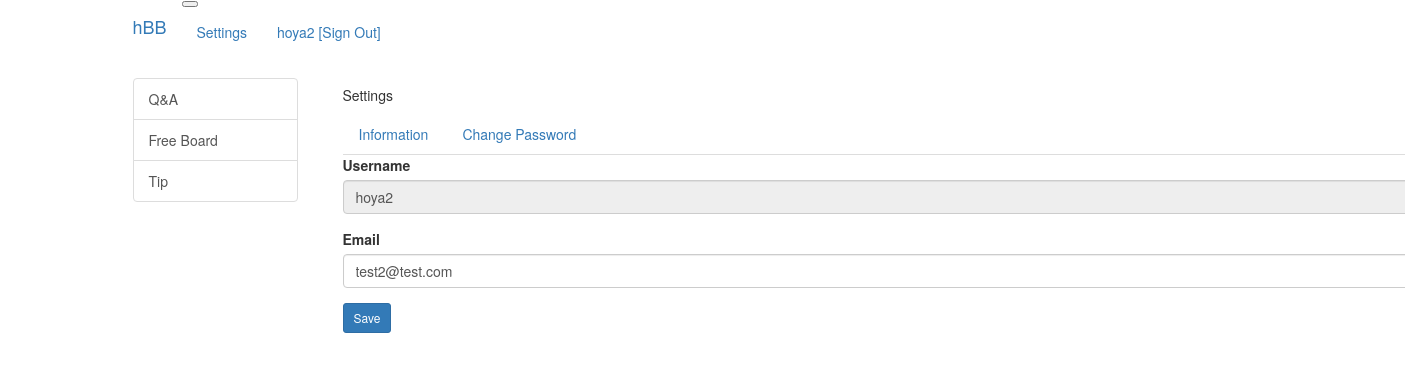
Screenshot of /common/settings/base (signed in) with the database file from the repository.
### src/models/user.py (models this page shows)
class UserModel(db.Model):
    id = db.Column(db.Integer, primary_key=True)
    username = db.Column(db.String(150), unique=True, nullable=False)
    password = db.Column(db.String(200), nullable=False)
    email = db.Column(db.String(120), unique=True, nullable=False)

### src/views/common_views.py (the view)
@bp.route("/base", methods=["GET", "POST"])
def base():
    user = UserModel.query.filter(UserModel.username == g.user.username).first()
    if request.method == "POST":
        form = BaseForm()
        if form.validate_on_submit():
            form.populate_obj(user)
            db.session.commit()
            flash("Successfully changed", "info")
            return redirect(url_for("common.base"))
    else:
        form = BaseForm(obj=user)
    return render_template("common/settings.html", tabs="base", form=form)

### src/forms.py
class BaseForm(FlaskForm):
    username = StringField(
        "Username", validators=[DataRequired(), Length(min=3, max=25)]
    )
    email = EmailField("Email", validators=[DataRequired(), Email()])

### src/views/account_views.py (called while the page is built)
@bp.before_app_request
def load_signed_in_user():
    user_id = session.get("user_id")
    if user_id is None:
        g.user = None
    else:
        g.user = UserModel.query.get(user_id)

### src/templates/common/settings.html (shortened to what this page needs)
{% extends "base.html" %}
{% block content %}
<div class="container py-2">
    <h5 class="border-bottom pb-2 mb-3">Settings</h5>
    <ul class="nav nav-tabs">
        <li class="nav-item"><a href="{{ url_for('common.base') }}"
                class="nav-link {% if tabs == 'base' %}active{% endif %}">Information</a></li>
        <li class="nav-item"><a href="{{ url_for('common.password') }}"
                class="nav-link {% if tabs == 'password' %}active{% endif %}">Change Password</a></li>
    </ul>
    {% if tabs == 'base' %}
    <form action="{{ url_for('common.base') }}" method="post" class="post-form py-3">
        <div class="form-group mt-2">
            <label for="username">Username</label>
            <input type="text" name="username" id="username" class="form-control" readonly
                value="{{ form.username.data or '' }}">
        </div>
        <div class="form-group">
            <label for="email">Email</label>
            <input type="text" name="email" id="email" class="form-control" value="{{ form.email.data or '' }}">
        </div>
        <button type="submit" class="btn btn-sm btn-primary">Save</button>
    </form>
    {% endif %}
</div>
{% endblock %}

### src/templates/navbar.html (shortened to what this page needs)
<nav class="navbar navbar-expand-lg navbar-dark bg-dark">
    <div class="container">
        <a class="navbar-brand mr-2" href="{{ url_for('main.index') }}">hBB</a>
        <button class="navbar-toggler ml-auto" type="button" data-toggle="collapse" data-target="#navbarNav"
            aria-controls="navbarNav" aria-expanded="false" aria-label="Toggle navigation">
        </button>
        <div id="navbarNav" class="collapse navbar-collapse">
            {% if g.user %}
            <ul class="nav navbar-nav ml-auto">
                <li class="nav-item"><a class="nav-link" href="{{ url_for('common.index') }}">Settings</a></li>
                <li class="nav-item"><a class="nav-link" href="{{ url_for('account.signout') }}">{{ g.user.username }}
                        [Sign Out]</a></li>
            </ul>
            {% else %}
            <ul class="nav navbar-nav ml-auto">
                <li class="nav-item"><a class="nav-link" href="{{ url_for('account.signup') }}">Sign Up</a></li>
                <li class="nav-item"><a class="nav-link" href="{{ url_for('account.signin') }}">Sign In</a></li>
            </ul>
            {% endif %}
        </div>
    </div>
</nav>

### rows the page displays
UserModel: user.username "hoya2", username "hoya2", email "test2@test.com"
